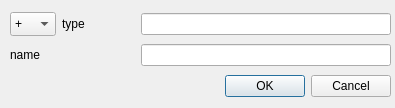
<?xml version="1.0" encoding="UTF-8"?>
<ui version="4.0">
 <class>FieldEditorDialog</class>
 <widget class="QDialog" name="FieldEditorDialog">
  <property name="geometry">
   <rect>
    <x>0</x>
    <y>0</y>
    <width>395</width>
    <height>108</height>
   </rect>
  </property>
  <property name="windowTitle">
   <string>Dialog</string>
  </property>
  <widget class="QDialogButtonBox" name="buttonBox">
   <property name="geometry">
    <rect>
     <x>50</x>
     <y>70</y>
     <width>341</width>
     <height>32</height>
    </rect>
   </property>
   <property name="orientation">
    <enum>Qt::Horizontal</enum>
   </property>
   <property name="standardButtons">
    <set>QDialogButtonBox::Cancel|QDialogButtonBox::Ok</set>
   </property>
  </widget>
  <widget class="QWidget" name="layoutWidget">
   <property name="geometry">
    <rect>
     <x>10</x>
     <y>10</y>
     <width>381</width>
     <height>60</height>
    </rect>
   </property>
   <layout class="QVBoxLayout" name="verticalLayout">
    <item>
     <layout class="QHBoxLayout" name="horizontalLayout_2">
      <item>
       <widget class="QComboBox" name="accessModifierComboBox">
        <property name="minimumSize">
         <size>
          <width>46</width>
          <height>24</height>
         </size>
        </property>
        <property name="maximumSize">
         <size>
          <width>46</width>
          <height>16777215</height>
         </size>
        </property>
        <item>
         <property name="text">
          <string>+</string>
         </property>
        </item>
        <item>
         <property name="text">
          <string>-</string>
         </property>
        </item>
        <item>
         <property name="text">
          <string>#</string>
         </property>
        </item>
       </widget>
      </item>
      <item>
       <widget class="QLabel" name="label_2">
        <property name="text">
         <string>type</string>
        </property>
       </widget>
      </item>
      <item>
       <widget class="QLineEdit" name="typeEdit">
        <property name="sizePolicy">
         <sizepolicy hsizetype="Fixed" vsizetype="Fixed">
          <horstretch>0</horstretch>
          <verstretch>0</verstretch>
         </sizepolicy>
        </property>
        <property name="minimumSize">
         <size>
          <width>250</width>
          <height>0</height>
         </size>
        </property>
       </widget>
      </item>
     </layout>
    </item>
    <item>
     <layout class="QHBoxLayout" name="horizontalLayout">
      <item>
       <widget class="QLabel" name="label">
        <property name="text">
         <string>name</string>
        </property>
       </widget>
      </item>
      <item>
       <widget class="QLineEdit" name="nameEdit">
        <property name="sizePolicy">
         <sizepolicy hsizetype="Fixed" vsizetype="Fixed">
          <horstretch>0</horstretch>
          <verstretch>0</verstretch>
         </sizepolicy>
        </property>
        <property name="minimumSize">
         <size>
          <width>250</width>
          <height>0</height>
         </size>
        </property>
       </widget>
      </item>
     </layout>
    </item>
   </layout>
  </widget>
 </widget>
 <resources/>
 <connections>
  <connection>
   <sender>buttonBox</sender>
   <signal>accepted()</signal>
   <receiver>FieldEditorDialog</receiver>
   <slot>accept()</slot>
   <hints>
    <hint type="sourcelabel">
     <x>248</x>
     <y>254</y>
    </hint>
    <hint type="destinationlabel">
     <x>157</x>
     <y>274</y>
    </hint>
   </hints>
  </connection>
  <connection>
   <sender>buttonBox</sender>
   <signal>rejected()</signal>
   <receiver>FieldEditorDialog</receiver>
   <slot>reject()</slot>
   <hints>
    <hint type="sourcelabel">
     <x>316</x>
     <y>260</y>
    </hint>
    <hint type="destinationlabel">
     <x>286</x>
     <y>274</y>
    </hint>
   </hints>
  </connection>
 </connections>
</ui>
